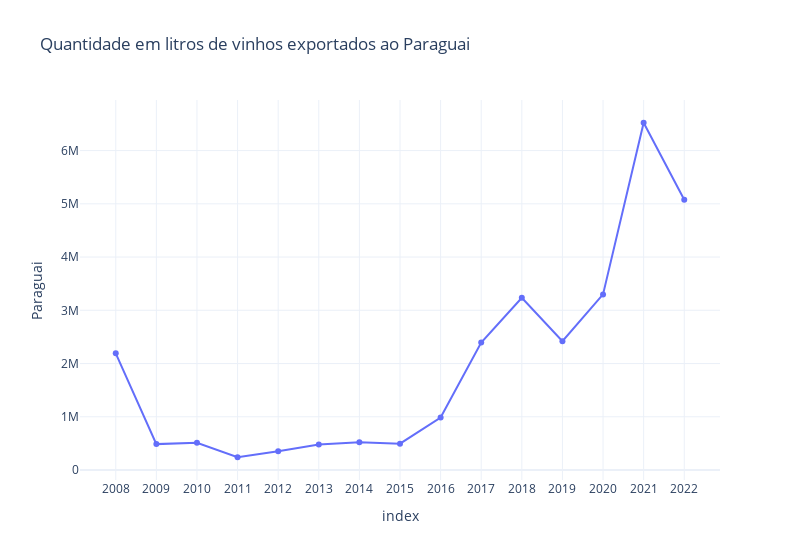

The notebook cell this image was saved under:
### Code cell
#Gráfico de linha Quantidade Paraguai
fig =px.line(df_quantidade,  x=df_quantidade.index, y='Paraguai',markers=True,template='plotly_white',
             title='Quantidade em litros de vinhos exportados ao Paraguai',width = 800)
fig.show()

### Figure 1 — Plotly figure (JSON) as saved in the notebook; plotly's stock layout.template omitted (floating-point values rounded to 4 significant figures)
{"data": [{"hovertemplate": "index=%{x}<br>Paraguai=%{y}<extra></extra>", "legendgroup": "", "line": {"color": "#636efa", "dash": "solid"}, "marker": {"symbol": "circle"}, "mode": "lines+markers", "name": "", "orientation": "v", "showlegend": false, "type": "scatter", "x": ["2008", "2009", "2010", "2011", "2012", "2013", "2014", "2015", "2016", "2017", "2018", "2019", "2020", "2021", "2022"], "xaxis": "x", "y": [2191901, 486927, 510989, 240168, 354824, 481564, 521847, 495428, 985739, 2393468, 3234168, 2419537, 3299013, 6522527, 5076670], "yaxis": "y"}], "layout": {"legend": {"tracegroupgap": 0}, "title": {"text": "Quantidade em litros de vinhos exportados ao Paraguai"}, "width": 800, "xaxis": {"anchor": "y", "domain": [0, 1], "title": {"text": "index"}}, "yaxis": {"anchor": "x", "domain": [0, 1], "title": {"text": "Paraguai"}}}}
